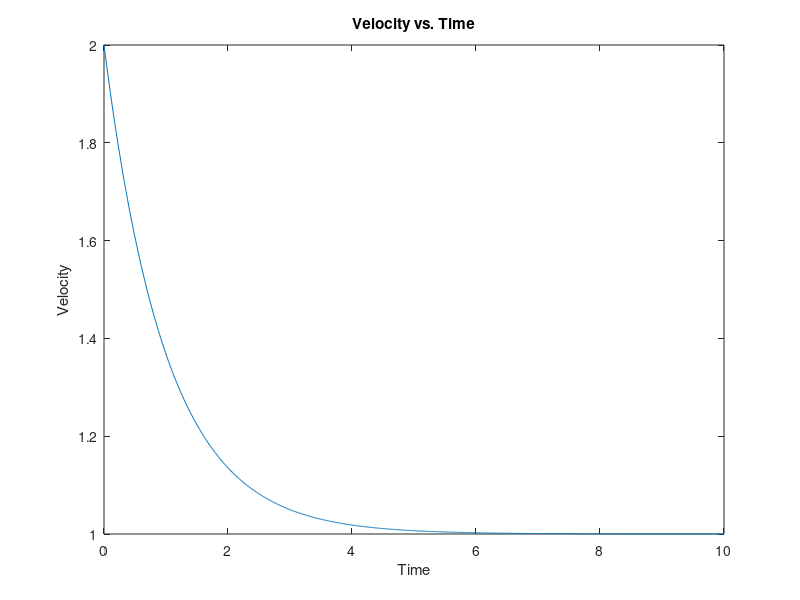

This figure's MATLAB source:
clear,clc;
t=linspace(0,10,1000);
for i=1:1000
    vy(i)=2*exp(-t(i))+1-exp(-t(i));
end
plot(t,vy);
title('Velocity vs. Time');
xlabel('Time');
ylabel('Velocity');
